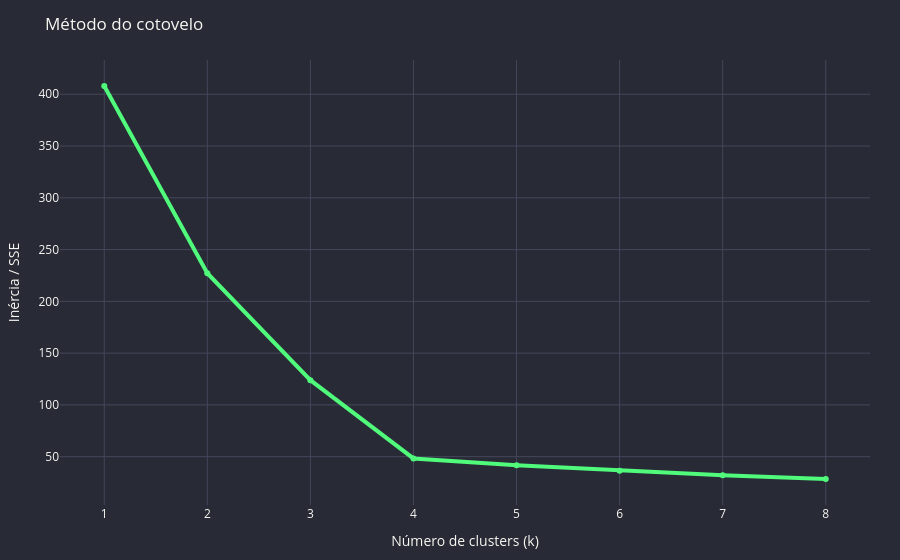

Source (notebook cell):
### Code cell
inertias = []
for k in range(1, 9):
    model = KMeans(n_clusters=k, n_init=20, random_state=RANDOM_STATE)
    model.fit(X_scaled)
    inertias.append(model.inertia_)

fig_elbow = go.Figure(go.Scatter(x=list(range(1, 9)), y=inertias, mode='lines+markers', line=dict(color=DRACULA['green'], width=4)))
fig_elbow.update_xaxes(title='Número de clusters (k)', dtick=1)
fig_elbow.update_yaxes(title='Inércia / SSE')
apply_dracula(fig_elbow, 'Método do cotovelo')
fig_elbow.show()

### Figure 1 — Plotly figure (JSON) as saved in the notebook; plotly's stock layout.template omitted (floating-point values rounded to 4 significant figures)
{"data": [{"line": {"color": "#50fa7b", "width": 4}, "mode": "lines+markers", "type": "scatter", "x": [1, 2, 3, 4, 5, 6, 7, 8], "y": [408, 227.2, 123.9, 48.28, 41.77, 36.51, 31.94, 28.44]}], "layout": {"font": {"color": "#f8f8f2"}, "margin": {"b": 55, "l": 60, "r": 30, "t": 60}, "paper_bgcolor": "#282a36", "plot_bgcolor": "#282a36", "title": {"text": "Método do cotovelo"}, "xaxis": {"dtick": 1, "gridcolor": "#44475a", "title": {"text": "Número de clusters (k)"}, "zerolinecolor": "#6272a4"}, "yaxis": {"gridcolor": "#44475a", "title": {"text": "Inércia / SSE"}, "zerolinecolor": "#6272a4"}}}
